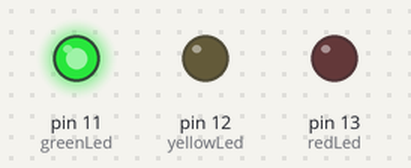
The sketch below on a simulated Arduino Uno, built with avr-gcc and run on an emulated ATmega328P. On the bench: output pins drawn as LEDs (lit = HIGH).

Above: at 0.1 s.
At 2.1 s:
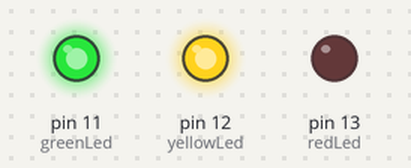
At 4.1 s:
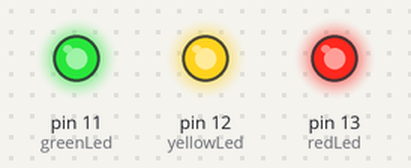
Timing chart, 0 to 5.6 s (numbered marks = the images above):
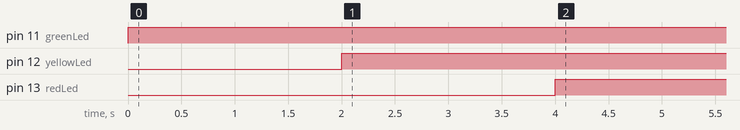

The sketch:

2.1b-LEDs.ino
```cpp
/* Example 2.1b: Using digitalWrite() to turn on LEDs from pins 11, 12 and 13 */

int greenLed = 11; //green light
int yellowLed = 12; //yellow light
int redLed = 13; // red light

void setup() {
  pinMode(greenLed, OUTPUT);
  pinMode(yellowLed, OUTPUT);
  pinMode(redLed, OUTPUT);
}

void loop() { //Open the lights one by one
  digitalWrite(greenLed, HIGH);
  delay(2000);
  digitalWrite(yellowLed, HIGH);
  delay(2000);
  digitalWrite(redLed, HIGH);
}
```

Measured:
- by itself, pin 11 (greenLed): LOW → HIGH at 0.00 s
- by itself, pin 12 (yellowLed): LOW → HIGH at 2.0 s
- by itself, pin 13 (redLed): LOW → HIGH at 4.0 s
